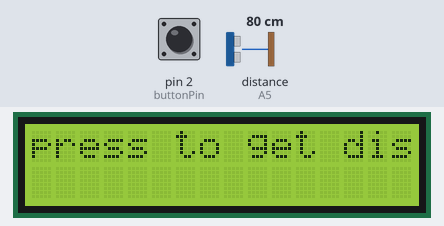
A sketch run on a simulated Arduino Uno, built with avr-gcc and run on an emulated ATmega328P. On the bench: 16×2 character LCD. The inputs (shaded band) are chosen by the test bench; at power-on: pin 2 (buttonPin) LOW, distance to the obstacle (sensor on A5) 80 cm. The echo pulse lasts 58.3 µs per cm.

Above: at 1.2 s.
1.3 s: pin 2 (buttonPin) pulled HIGH for 0.15 s
At 2.3 s:
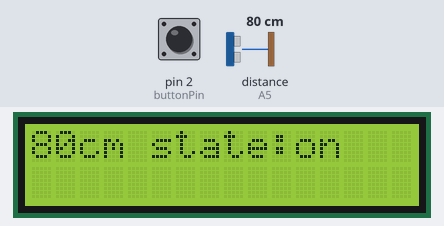
4.4 s: pin 2 (buttonPin) pulled HIGH for 1 s
At 14.8 s:
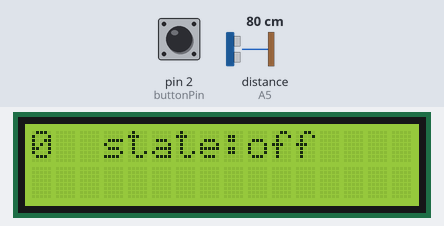
Timing chart, 0 to 16.3 s (numbered marks = the images above; inputs shaded):
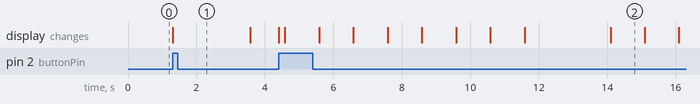

The sketch:

code.ino
```cpp
/******************************************************/
/**********Author:       Kareem Amr Ahmed Mokhtar *****/
/**********File name:    Task_1 EVER              *****/
/**********Date:         14/10/2023               *****/
/******************************************************/

#include <LiquidCrystal.h>
//LCD Pins configuration
const int rs = 12, en = 11, d4 = 6, d5 = 5, d6 = 4, d7 = 3;
LiquidCrystal lcd(rs, en, d4, d5, d6, d7);
//Ultra sonic sensor pins configuration
const int echoPin = A5;
const int trigPin = 7;

const int buttonPin = 2;

//flag and counter intialization
int buttonPressed = 0;
int counter=0;

void setup() {
  pinMode(trigPin, OUTPUT);
  pinMode(echoPin, INPUT);
  pinMode(buttonPin, INPUT);
  //inturupt configuration
  attachInterrupt(digitalPinToInterrupt(buttonPin), measureAndDisplayDistance, RISING);

  lcd.begin(16, 2);
}

void loop() {
	lcd.clear();
  lcd.print("press to get distance");
  delay(2500);
  if(buttonPressed ==0){
    lcd.clear();
    lcd.setCursor(0, 0);
    lcd.print("0  state:off");}

   for( counter=0;counter<=7;counter++)
  {
    int previousmillis=millis();
    //delay
    while(millis()-previousmillis<1000)
    {}
    lcd.setCursor(counter, 1);
    lcd.print(counter);
     previousmillis=millis();
  }
  //flag reset
  buttonPressed = 0;
}
//ISR function
void measureAndDisplayDistance() {
  //distance calculation
  long duration, distance;
  digitalWrite(trigPin, LOW);
  delayMicroseconds(2);
  digitalWrite(trigPin, HIGH);
  delayMicroseconds(10);
  digitalWrite(trigPin, LOW);
  duration = pulseIn(echoPin, HIGH);
  distance = (duration/2) / 29.1;

  //displaying distance
  lcd.clear();
  lcd.setCursor(0, 0);
  lcd.print(distance);
  lcd.print("cm");
  lcd.print(" state:on");
  delay(2000);
  counter=0;
  //disable zero state
  buttonPressed = 1;
}
```

Measured:
- after the input at 1.3 s, the display: changes at once (image 1)
- what the display in image 2 shows lasts 1.0 s, from 14.1 s to 15.1 s
